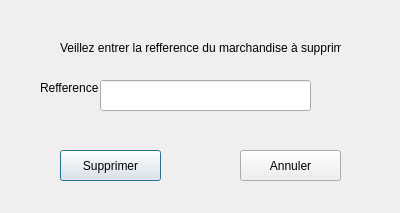
<?xml version="1.0" encoding="UTF-8"?>
<ui version="4.0">
 <class>supp_marchandise</class>
 <widget class="QDialog" name="supp_marchandise">
  <property name="geometry">
   <rect>
    <x>0</x>
    <y>0</y>
    <width>400</width>
    <height>213</height>
   </rect>
  </property>
  <property name="windowTitle">
   <string>Dialog</string>
  </property>
  <widget class="QPushButton" name="pushButton">
   <property name="geometry">
    <rect>
     <x>60</x>
     <y>150</y>
     <width>101</width>
     <height>31</height>
    </rect>
   </property>
   <property name="text">
    <string>Supprimer</string>
   </property>
  </widget>
  <widget class="QPushButton" name="pushButton_2">
   <property name="geometry">
    <rect>
     <x>240</x>
     <y>150</y>
     <width>101</width>
     <height>31</height>
    </rect>
   </property>
   <property name="text">
    <string>Annuler</string>
   </property>
  </widget>
  <widget class="QLineEdit" name="lineEdit_march">
   <property name="geometry">
    <rect>
     <x>100</x>
     <y>80</y>
     <width>211</width>
     <height>31</height>
    </rect>
   </property>
  </widget>
  <widget class="QLabel" name="label">
   <property name="geometry">
    <rect>
     <x>60</x>
     <y>40</y>
     <width>281</width>
     <height>16</height>
    </rect>
   </property>
   <property name="text">
    <string>Veillez entrer la refference du marchandise à supprimer :</string>
   </property>
  </widget>
  <widget class="QLabel" name="label_2">
   <property name="geometry">
    <rect>
     <x>40</x>
     <y>80</y>
     <width>61</width>
     <height>16</height>
    </rect>
   </property>
   <property name="text">
    <string>Refference</string>
   </property>
  </widget>
 </widget>
 <resources/>
 <connections/>
</ui>
